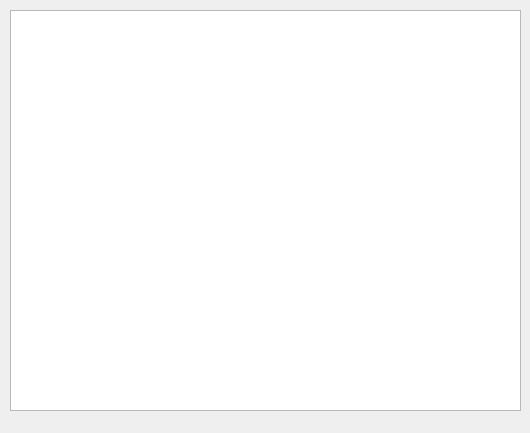
<?xml version="1.0" encoding="UTF-8"?>
<ui version="4.0">
 <class>Form</class>
 <widget class="QWidget" name="Form">
  <property name="geometry">
   <rect>
    <x>0</x>
    <y>0</y>
    <width>530</width>
    <height>433</height>
   </rect>
  </property>
  <property name="windowTitle">
   <string>Таблица результатов</string>
  </property>
  <widget class="QTableWidget" name="tableWidget">
   <property name="geometry">
    <rect>
     <x>10</x>
     <y>10</y>
     <width>511</width>
     <height>401</height>
    </rect>
   </property>
   <property name="font">
    <font>
     <pointsize>16</pointsize>
    </font>
   </property>
  </widget>
 </widget>
 <resources/>
 <connections/>
</ui>
